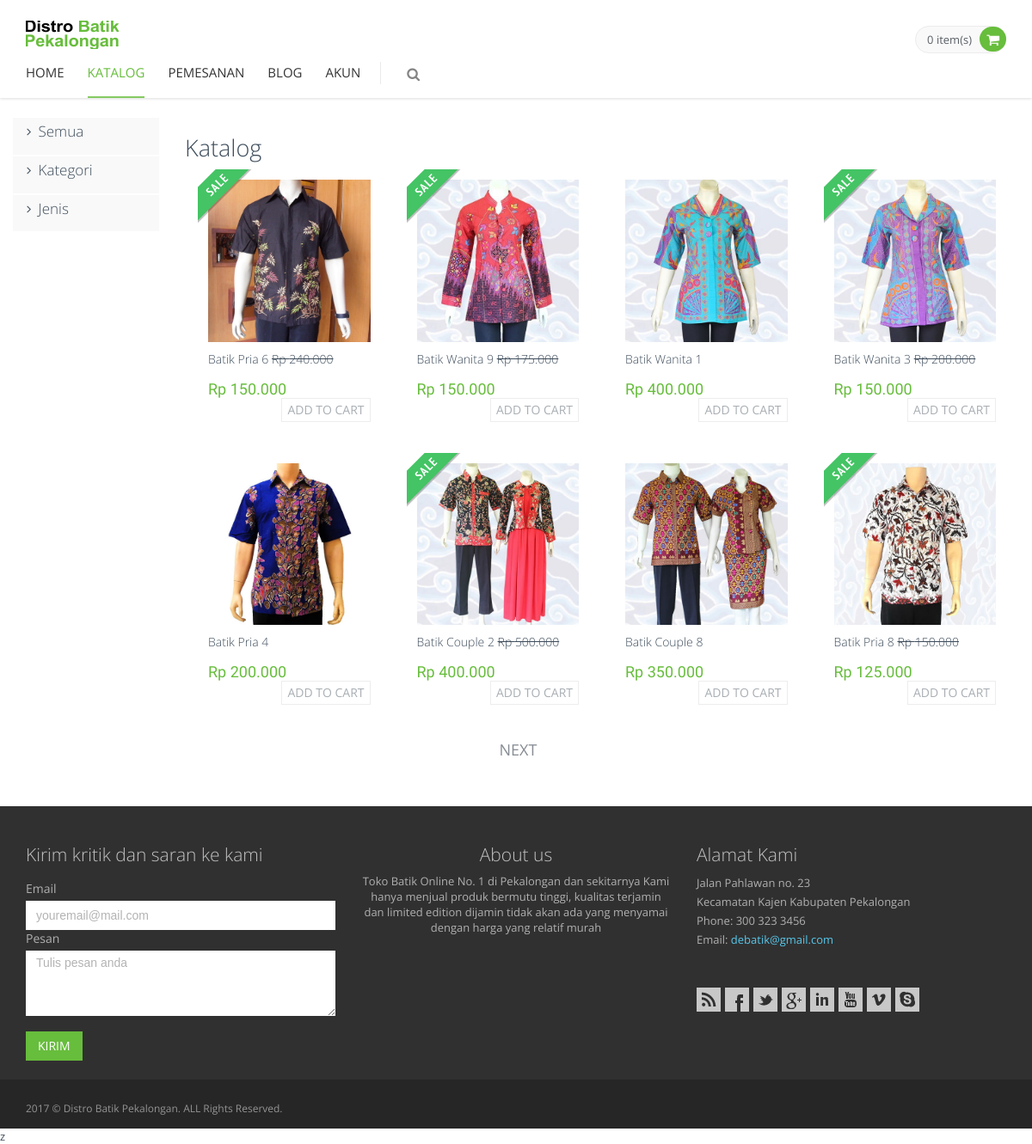
/index.php?page=katalog, run on the app's committed database.
### tables this page shows
CREATE TABLE `barang` (
  `id_barang` int(11) NOT NULL,
  `id_kategori` int(11) NOT NULL,
  `id_jenis` int(11) NOT NULL,
  `nama_barang` varchar(50) NOT NULL,
  `ukuran` varchar(3) NOT NULL,
  `foto_barang` varchar(50) NOT NULL,
  `diskon` tinyint(4) NOT NULL,
  `harga` int(11) NOT NULL,
  `harga_diskon` int(11) NOT NULL,
  `deskripsi` text NOT NULL,
  `tanggal` date NOT NULL
);

### index.php (called while the page is built, shortened)
<?php require 'layout/head.php'; ?>
<?php include 'content.php'; ?>
<?php include 'layout/prefooter.php'; ?>
<?php require 'layout/footer.php'; ?>

### katalog.php (the view, shortened to what this page needs)
<div class="main">
  <div class="container" style="width: 100%;">
    <div class="row margin-bottom-40 ">
      <?php require 'layout/sidebar.php'; ?>
      <div class="col-md-10 col-sm-8">
        <h2>Katalog</h2>
        <?php
          $querypro1 = mysqli_query($connect, "SELECT * FROM barang a, jenis b, kategori c where a.id_kategori = c.id_kategori and a.id_jenis = b.id_jenis");
          $row = mysqli_num_rows($querypro1);
          $hitung = $row;
          $batas = 8;
          $page = $_GET['hal'];
          if(isset($_GET['hal']))
          {
             $page = $_GET['hal'] + 1;
             $offset = $batas * $page ;
          }
          else
          {
             $page = 0;
             $offset = 0;
          }
          $left_rec = $hitung - ($page * $batas);
          $querypro = mysqli_query($connect, "SELECT * FROM barang a, jenis b, kategori c where a.id_kategori = c.id_kategori and a.id_jenis = b.id_jenis  ORDER BY id_barang DESC LIMIT $offset, $batas");
          while ($datapro = mysqli_fetch_array($querypro)) {
            if ($datapro['diskon'] == 1) { ?>
              <form method="post" action="index.php?page=katalog&amp;id=<?php echo $datapro['id_barang']; ?>">
              <div class="col-md-3 margin-bottom-20">
              <div class="product-item">
                <div class="pi-img-wrapper">
                  <img src="img/produk/<?php echo $datapro['foto_barang']; ?>" class="img-responsive" alt="<?php echo $datapro['nama_barang']; ?>">
                </div>
                <div class="sticker sticker-sale"></div>
                <h3><a href="index.php?page=detail-diskon&id=<?php echo $datapro['id_barang']; ?>"><?php echo $datapro['nama_barang']; ?></a>&nbsp;<strike><?php echo "Rp ".number_format($datapro['harga'],0,".","."); ?></strike></h3>
                <div class="pi-price"><?php
                  if ($datapro['diskon'] == 0) {
                    echo "Rp ".number_format($datapro['harga'],0,".",".");
                  }else {
                    echo "Rp ".number_format($datapro['harga_diskon'],0,".",".");
                  }
                  ?>
                  </div>
                <input type="submit" name="addtocart" class="btn btn-default add2cart" value="Add to cart">
              </div>
            </div>
            </form>
           <?php }else { ?>
            <form method="post" action="index.php?page=katalog&amp;id=<?php echo $datapro['id_barang']; ?>">
            <div class="col-md-3 margin-bottom-20">
            <div class="product-item">
              <div class="pi-img-wrapper">
                <img src="img/produk/<?php echo $datapro['foto_barang']; ?>" class="img-responsive" alt="<?php echo $datapro['nama_barang']; ?>">
              </div>
              <h3><a href="index.php?page=detail&id=<?php echo $datapro['id_barang']; ?>"><?php echo $datapro['nama_barang']; ?></a></h3>
              <div class="pi-price"><?php
                if ($datapro['diskon'] == 0) {
                  echo "Rp ".number_format($datapro['harga'],0,".",".");
                }else {
                  echo "Rp ".number_format($datapro['harga_diskon'],0,".",".");
                }
                ?>
                </div>
              <input type="submit" name="addtocart" class="btn btn-default add2cart" value="Add to cart">
            </div>
          </div>
          </form>
          <?php }
        }
        ?>
      </div>
      <div class="container-fluid">
           <div class="row">
              <div class="col-xs-12">
                <center>
                  <nav>
                    <ul class="pagination pagination-lg">
                      <?php
                          if( $page > 1 )
                          {
                             $last = $page - 2;
                             echo "<li><a href='index.php?page=katalog&hal=$last' class='btn btn-default'>Prev</a></li>";
                             echo "<li><a href='index.php?page=katalog&hal=$page' class='btn btn-default pull_right'>Next</a></li>";
                          }
                          else if( $page == 0 )
                          {
                             echo "<li><a href='index.php?page=katalog&hal=$page' class='btn btn-default pull_right'>Next</a></li>";
                          }
                          else if( $left_rec < $batas )
                          {
                             $last = $page - 2;
                             echo "<li><a href='index.php?page=katalog&hal=$last' class='btn btn-default'>Prev</a></li>";
                          }
                       ?>
                    </ul>
                  </nav>
                </center>
            </div>
         </div>
      </div>
    </div>
  </div>
</div>

### assets/frontend/layout/css/style.css (style rules this page uses)
h1, h2, h3, h4, h5, h6 { font: 300 'Open Sans', sans-serif; margin: 0 0 10px; }
a { color: #E02222; }
a, a:focus, a:hover, a:active { outline: 0; text-decoration: none; }
.margin-bottom-20 { margin-bottom: 20px !important; }
.margin-bottom-40 { margin-bottom: 40px !important; }
.pagination { border-radius: 0; margin: 0; }
.pagination > li { display: inline-block; margin-left: 5px; }
.pagination > li > a, .pagination > li > span, .pagination > li:first-child > a, .pagination > li:first-child > span, .pagination > li:last-child > a, .pagination > li:last-child > span { border-radius: 25px !important; border: none; color: #868c93; }
.pagination > li:first-child > a, .pagination > li:last-child > a { padding: 4px 12px 8px; }

### assets/frontend/pages/css/style-shop.css (style rules this page uses)
.product-item { padding: 12px 12px 16px; background: #fff; position: relative; }
.product-item:after { content: "."; display: block; height: 0; clear: both; visibility: hidden; font-size: 0; line-height:0; }
.sticker { position: absolute; top: 0; left: 0; width: 63px; height: 63px; }
.sticker-sale { background: url(../../layout/img/sale.png) no-repeat; }
.pi-img-wrapper { position: relative; }
.product-item h3 { font: 300 14px 'Open Sans', sans-serif; padding-top: 10px; padding-bottom: 4px; }
.product-item h3 a { color: #3e4d5c; }
.pi-price { color: #e84d1c; font: 18px 'PT Sans Narrow', sans-serif; float: left; padding-top: 1px; }
.product-item .add2cart { float: right; color: #a8aeb3; border: 1px #ededed solid; padding: 3px 6px; }
.btn { text-transform: uppercase; }

### assets/frontend/layout/css/themes/green.css (style rules this page uses)
a { color: #67bd3c; }
.pi-price { color: #67bd3c; }

### data on the page
barang: foto_barang (picture), diskon 1 (drawn), nama_barang "Batik Pria 6", harga "240.000", harga_diskon "150.000"
barang: foto_barang (picture), diskon 1 (drawn), nama_barang "Batik Wanita 9", harga "175.000", harga_diskon "150.000"
barang: foto_barang (picture), nama_barang "Batik Wanita 1", harga "400.000"
barang: foto_barang (picture), diskon 1 (drawn), nama_barang "Batik Wanita 3", harga "200.000", harga_diskon "150.000"
barang: foto_barang (picture), nama_barang "Batik Pria 4", harga "200.000"
barang: foto_barang (picture), diskon 1 (drawn), nama_barang "Batik Couple 2", harga "500.000", harga_diskon "400.000"
barang: foto_barang (picture), nama_barang "Batik Couple 8", harga "350.000"
barang: foto_barang (picture), diskon 1 (drawn), nama_barang "Batik Pria 8", harga "150.000", harga_diskon "125.000"

### other printed values
count($_SESSION['shopping_cart']) "0"
$akun "AKUN"
